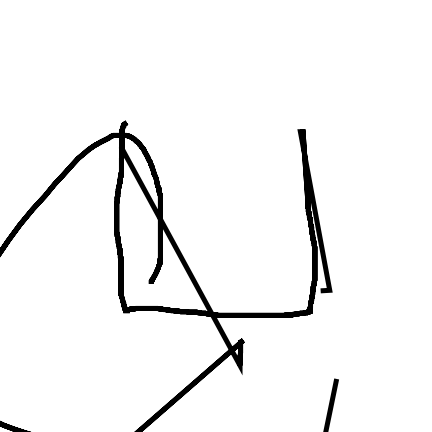
#> input picture analysis/tracing/trace_test/test10.png, 432 x 432 px
$ jupyter execute --allow-errors square_new_measure_3JEF.ipynb   (shell and % lines are left out)   (Python 2 division)
#> lines starting #> are read from the running program, lines starting #| are printed output that depends on the picture; after the words box and inside, x2 and y2 are one past the last pixel; in counts of white or black regions, pixels touching at a corner belong together
### analysis/tracing/svg_distance_helpers.py
from __future__ import division
import os
import numpy as np
from numpy import *
import PIL
from PIL import Image
import base64
import matplotlib
from matplotlib import pylab, mlab, pyplot
from IPython.core.pylabtools import figsize, getfigs
plt = pyplot
import seaborn as sns
sns.set_context('poster')
sns.set_style('white')
from matplotlib.path import Path
import matplotlib.patches as patches
import cv2
from svgpathtools import parse_path
import torch
from torch.autograd import Variable
import torch.nn as nn

"""
Parsing and rendering svg data
"""


# [42 lines left out: functions polyline_pathmaker, path_renderer, not called in this run]


def flatten(x):
    return [val for sublist in x for val in sublist]


# [157 lines left out: functions get_stroke_verts_and_codes, get_verts_and_codes, make_svg_list, render_and_save, plot_shape, plot_stroke, not called in this run]


"""
Methods about construction of reference shapes
"""

# [107 lines left out: functions get_ref_square, get_ref_circle, get_nearest_ref_circle, get_nearest_reference_square_to_tracing, not called in this run]


"""
Methods about calculating errors
"""
#### helpers for getting closest point on line segment (in reference shape) to some point on the tracing

## see: https://math.stackexchange.com/questions/2193720/find-a-point-on-a-line-segment-which-is-the-closest-to-other-point-not-on-the-li

# [241 lines left out: functions find_t_minimizing_P_to_AB, point_btw_A_B, get_point_on_AB_segment, get_distance_two_points, get_closest_point_from_P_to_AB, pairs and 6 more, not called in this run]

def near(a, b, rtol=1e-5, atol=1e-8):
    return abs(a - b) < (atol + rtol * abs(b))

def det(a, b):
    return a[0] * b[1] - a[1] * b[0]

# [162 lines left out: functions line_intersection, check_if_intersection_on_line_segments, get_area_between_tracing_and_corresponding_verts, not called in this run]


"""
Adjusting tracing
"""
# [202 lines left out: functions minimize_transformation_err, transform_verts, minimize_scaling_err, final_error, scale_tracing, get_corresponding_verts and 2 more, not called in this run]

class LinearTransform(torch.nn.Module):
    # [7 lines left out: function __init__, not called in this run]


    def forward(self, x):
        y_pred = self.transform(x)
        return y_pred

# [90 lines left out: functions custom_loss, custom_loss3, custom_loss2, segment_stroke, not called in this run]

"""
Needed to be modified
"""
# [34 lines left out: functions simplify_verts_and_codes, multistroke_to_one, not called in this run]


def minimize_error_soft_index(img_ref, img_draw):
    """
    find a single transformation matrix that minimizes the shape error between img_ref and img_draw
    :param img_ref: a n x n array
    :param img_draw: a n x n array
    :return:
    """

    draw_pixels = find_black_pixels(img_draw) # a list of pixels that are black  2 x k
    x_data = Variable(torch.tensor(draw_pixels, dtype=torch.float,requires_grad=True))
    y_data = Variable(torch.tensor(img_ref, dtype=torch.float, requires_grad=True))

    # init model
    model = LinearTransform(2)  # weight 2 x 2   bias 1 x 2

    lr = 0.1
    optimizer = torch.optim.SGD(model.parameters(), lr=lr)

    num_train_steps = 1000

    for j,epoch in enumerate(range(num_train_steps)):
        x_prime = model(x_data) # 2 x k

        # Zero gradients, perform a backward pass,
        # and update the weights.
        loss,product = shape_cat(y_data, x_prime)
        # print 'loss', loss
        optimizer.zero_grad()
        loss.backward()
        optimizer.step()


        if j%100==0:
            print('epoch {}, loss {}'.format(epoch, loss.data))

    final_draw = model(x_data)

    return loss, final_draw, product, model.transform.weight, model.transform.bias

# [165 lines left out: functions shape_cat, shape_mse, shape_error_mse, shape_error, not called in this run]


def white_color_to_num(img):
    new_img = np.zeros((len(img), len(img[0])))

    for ri, row in enumerate(img):
        for ci, col in enumerate(row):
            if 255 * 3 == sum(img[ri][ci]):
                new_img[ri][ci] = 0
            else:
                new_img[ri][ci] = 1

    return new_img


def black_color_to_num(img):
    new_img = np.zeros((len(img), len(img[0])))

    for ri, row in enumerate(img):
        for ci, col in enumerate(row):
            if 0 == sum(img[ri][ci]):
                new_img[ri][ci] = 0
            else:
                new_img[ri][ci] = 1

    return new_img


def find_black_pixels(img):
    """
    n x m img to a list of 2D pixel
    :param img:
    :return:
    """
    pixel_list = []
    for ri, row in enumerate(img):
        for ci, col in enumerate(row):
            if img[ri][ci] == 1:
                pixel_list.append((ri, ci))

    return pixel_list


# [19 lines left out: functions nby2array_to_set, get_transformations, not called in this run]


def pixel_list_to_1d(pixel_list, num_col):
    return torch.tensor([round((p[0]*num_col+p[1])) for p in pixel_list], dtype=torch.float, requires_grad=True)

### analysis/tracing/square_new_measure_3JEF.ipynb
[cell 1]
from __future__ import division
import os
import urllib, cStringIO
import pymongo as pm ## first establish ssh tunnel to server where database is running
import base64
import numpy as np
from numpy import *
import PIL
from PIL import Image
import base64
import matplotlib
from matplotlib import pylab, mlab, pyplot
from IPython.core.pylabtools import figsize, getfigs
plt = pyplot
import seaborn as sns
sns.set_context('poster')
sns.set_style('white')
from matplotlib.path import Path
import matplotlib.patches as patches
import cv2
import pandas as pd
from svgpathtools import parse_path
import svg_distance_helpers as rsh
import svg_render_helpers as rrh

#### directory and file hierarchy

[cell 2]
# directory & file hierarchy
analysis_dir = os.getcwd()
tracing_ref_pixel = os.path.join(analysis_dir, 'tracing_ref_pixel')
tracing_ref_svg = os.path.join(analysis_dir, 'tracing_ref_svg')
data_dir = os.path.join(analysis_dir,"trace_test")

canvas_side = 432 # image size
rows, cols = canvas_side, canvas_side # the size of a given drawing image

#### Tracing/Copying Error Calculation

[cell 3]
# change names. only for testing purpose
for index, imgfile in enumerate(os.listdir(data_dir)):
    new_filename = 'test{:02}.png'.format(index)
    os.rename(os.path.join(data_dir,imgfile), os.path.join(data_dir,new_filename))

[cell 4]
reload(rsh)
# get tracings from the data folder
#for file in os.listdir(data_dir):

# read in tracing and reference files
fpath = os.path.join(data_dir, 'test10.png')
img_draw = cv2.resize(cv2.imread(fpath), (50,50))
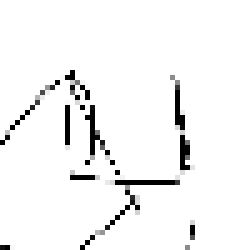
#> img_draw: shape (50, 50, 3) (shown 5 times larger); min 0, max 255, mean 243.9
img_draw = rsh.white_color_to_num(img_draw)
#> in white_color_to_num, `new_img = np.zeros((len(img), len(img[0])))`: new_img: shape (50, 50) float64; every value is 0
#> the loop in white_color_to_num, `for ri, row in enumerate(img):` made 50 passes
#> after the loop in white_color_to_num, `for ri, row in enumerate(img):`:
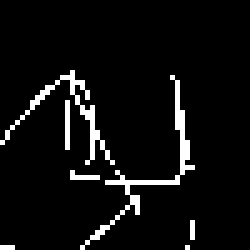
#> new_img: shape (50, 50) float64 (shown 5 times larger); values 0 (black) and 1 (white), 5.9% white in thin lines or dots, all inside (x1, y1, x2, y2) = (0, 14, 39, 50)
print len(rsh.find_black_pixels(img_draw))
#> the loop in find_black_pixels, `for ri, row in enumerate(img):` made 50 passes
#> after the loop in find_black_pixels, `for ri, row in enumerate(img):`: pixel_list = 147 pairs, first value 14 to 49, second value 0 to 38
#| 147

square_ref_file = os.path.join(tracing_ref_pixel, 'square_50.png')
img_ref = cv2.imread(square_ref_file)
#> (the rest of this cell did not finish here and is left out)

[cell 5]
# [5 lines of commented-out code are left out]

[cell 6]
reload(rsh)
# ref = np.array([[0,0,0,1,0,0,1], [0,0,0,1,0,0,1], [0,0,0,1,0,0,1], [0,0,0,1,0,0,1]])
# draw = np.array([[0,0,0,1,0,0,1], [0,0,0,1,0,0,1], [0,0,0,1,0,0,1], [0,0,0,1,0,0,1]])

ref = np.array([[0,0,1],[0,0,1],[0,0,0]])
draw = np.array([[0,1,0],[0,1,0],[0,0,0]])

#> (the rest of this cell did not finish here and is left out)

print weights
print bias
print product.long()
print final_draw

#### preprocessing of tracing and visualization (if desired)

[cell 7]
reallyRun = 1
#> (the rest of this cell did not finish here and is left out)

#### Prepare human rating

[cell 8]
data = pd.DataFrame(os.listdir(data_dir))
data.columns = ['image_id']
data.to_csv(os.path.join(analysis_dir,'performance.csv'))
